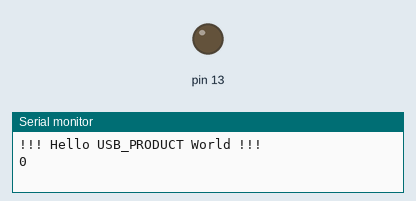
A sketch run on a simulated Arduino Uno, built with avr-gcc and run on an emulated ATmega328P. On the bench: output pins drawn as LEDs (lit = HIGH), the last lines printed to the serial monitor. Dashed ring = blinking.

Above: at 1.0 s.
At 2.5 s:
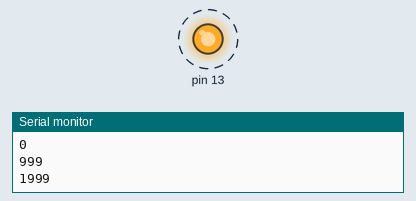
Timing chart, 0 to 4.6 s (numbered marks = the images above):
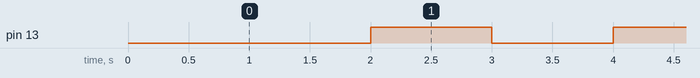

The sketch:

EmuArduExample.ino
```cpp
#include <Arduino.h>

#ifndef ARDUINO_BOARD
#define STR(s) #s
#define ARDUINO_BOARD STR(USB_PRODUCT)
#endif

void setup() {
	Serial.begin(9600);
	Serial.println("!!! Hello " ARDUINO_BOARD " World !!!");
	pinMode(13, OUTPUT);
}

boolean light = LOW;
void loop() {
	Serial.println(millis());
	delay(1000);
	digitalWrite(13, light);
	light = !light;
}
```

Measured:
- by itself, pin 13: alternates HIGH for 1.0 s and LOW for 1.0 s
